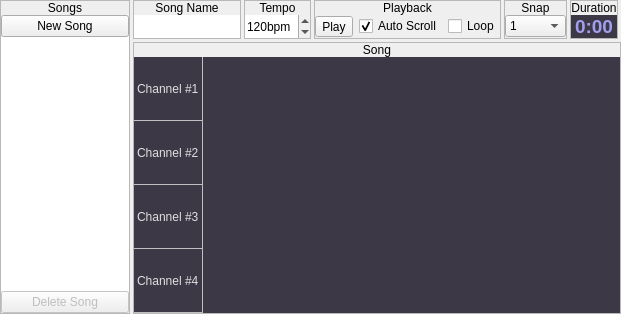
     <widget class="QWidget" name="widget_3" native="true">
      <layout class="QHBoxLayout" name="horizontalLayout_11">
       <property name="spacing">
        <number>3</number>
       </property>
       <property name="leftMargin">
        <number>0</number>
       </property>
       <property name="topMargin">
        <number>0</number>
       </property>
       <property name="rightMargin">
        <number>0</number>
       </property>
       <property name="bottomMargin">
        <number>0</number>
       </property>
       <item>
        <widget class="QFrame" name="frame_10">
         <property name="sizePolicy">
          <sizepolicy hsizetype="Fixed" vsizetype="Preferred">
           <horstretch>0</horstretch>
           <verstretch>0</verstretch>
          </sizepolicy>
         </property>
         <property name="frameShape">
          <enum>QFrame::StyledPanel</enum>
         </property>
         <property name="frameShadow">
          <enum>QFrame::Raised</enum>
         </property>
         <layout class="QVBoxLayout" name="verticalLayout_13">
          <property name="spacing">
           <number>0</number>
          </property>
          <property name="leftMargin">
           <number>0</number>
          </property>
          <property name="topMargin">
           <number>0</number>
          </property>
          <property name="rightMargin">
           <number>0</number>
          </property>
          <property name="bottomMargin">
           <number>0</number>
          </property>
          <item>
           <widget class="QLabel" name="label_14">
            <property name="sizePolicy">
             <sizepolicy hsizetype="Preferred" vsizetype="Fixed">
              <horstretch>0</horstretch>
              <verstretch>0</verstretch>
             </sizepolicy>
            </property>
            <property name="text">
             <string>Songs</string>
            </property>
            <property name="alignment">
             <set>Qt::AlignCenter</set>
            </property>
           </widget>
          </item>
          <item>
           <widget class="QWidget" name="wSongs" native="true">
            <layout class="QVBoxLayout" name="verticalLayout_14">
             <property name="spacing">
              <number>0</number>
             </property>
             <property name="leftMargin">
              <number>0</number>
             </property>
             <property name="topMargin">
              <number>0</number>
             </property>
             <property name="rightMargin">
              <number>0</number>
             </property>
             <property name="bottomMargin">
              <number>0</number>
             </property>
             <item>
              <widget class="QPushButton" name="btnNewSong">
               <property name="text">
                <string>New Song</string>
               </property>
              </widget>
             </item>
             <item>
              <widget class="QListWidget" name="lstSongs">
               <property name="maximumSize">
                <size>
                 <width>128</width>
                 <height>16777215</height>
                </size>
               </property>
               <property name="frameShape">
                <enum>QFrame::NoFrame</enum>
               </property>
              </widget>
             </item>
             <item>
              <widget class="QPushButton" name="btnDeleteSong">
               <property name="enabled">
                <bool>false</bool>
               </property>
               <property name="text">
                <string>Delete Song</string>
               </property>
              </widget>
             </item>
            </layout>
           </widget>
          </item>
         </layout>
        </widget>
       </item>
       <item>
        <widget class="QWidget" name="wSong" native="true">
         <layout class="QVBoxLayout" name="verticalLayout_15">
          <property name="spacing">
           <number>3</number>
          </property>
          <property name="leftMargin">
           <number>0</number>
          </property>
          <property name="topMargin">
           <number>0</number>
          </property>
          <property name="rightMargin">
           <number>0</number>
          </property>
          <property name="bottomMargin">
           <number>0</number>
          </property>
          <item>
           <widget class="QWidget" name="widget_20" native="true">
            <property name="sizePolicy">
             <sizepolicy hsizetype="Preferred" vsizetype="Fixed">
              <horstretch>0</horstretch>
              <verstretch>0</verstretch>
             </sizepolicy>
            </property>
            <layout class="QHBoxLayout" name="horizontalLayout_14">
             <property name="spacing">
              <number>3</number>
             </property>
             <property name="leftMargin">
              <number>0</number>
             </property>
             <property name="topMargin">
              <number>0</number>
             </property>
             <property name="rightMargin">
              <number>0</number>
             </property>
             <property name="bottomMargin">
              <number>0</number>
             </property>
             <item>
              <widget class="QFrame" name="frame_11">
               <property name="sizePolicy">
                <sizepolicy hsizetype="Fixed" vsizetype="Preferred">
                 <horstretch>0</horstretch>
                 <verstretch>0</verstretch>
                </sizepolicy>
               </property>
               <property name="frameShape">
                <enum>QFrame::StyledPanel</enum>
               </property>
               <property name="frameShadow">
                <enum>QFrame::Raised</enum>
               </property>
               <layout class="QVBoxLayout" name="verticalLayout_16">
                <property name="spacing">
                 <number>0</number>
                </property>
                <property name="leftMargin">
                 <number>0</number>
                </property>
                <property name="topMargin">
                 <number>0</number>
                </property>
                <property name="rightMargin">
                 <number>0</number>
                </property>
                <property name="bottomMargin">
                 <number>0</number>
                </property>
                <item>
                 <widget class="QLabel" name="label_16">
                  <property name="sizePolicy">
                   <sizepolicy hsizetype="Preferred" vsizetype="Fixed">
                    <horstretch>0</horstretch>
                    <verstretch>0</verstretch>
                   </sizepolicy>
                  </property>
                  <property name="text">
                   <string>Song Name</string>
                  </property>
                  <property name="alignment">
                   <set>Qt::AlignCenter</set>
                  </property>
                 </widget>
                </item>
                <item>
                 <widget class="QWidget" name="widget_21" native="true">
                  <layout class="QHBoxLayout" name="horizontalLayout_13">
                   <property name="spacing">
                    <number>0</number>
                   </property>
                   <property name="leftMargin">
                    <number>0</number>
                   </property>
                   <property name="topMargin">
                    <number>0</number>
                   </property>
                   <property name="rightMargin">
                    <number>0</number>
                   </property>
                   <property name="bottomMargin">
                    <number>0</number>
                   </property>
                   <item>
                    <widget class="QLineEdit" name="leSongName">
                     <property name="sizePolicy">
                      <sizepolicy hsizetype="Preferred" vsizetype="Preferred">
                       <horstretch>0</horstretch>
                       <verstretch>0</verstretch>
                      </sizepolicy>
                     </property>
                     <property name="frame">
                      <bool>false</bool>
                     </property>
                    </widget>
                   </item>
                  </layout>
                 </widget>
                </item>
               </layout>
              </widget>
             </item>
             <item>
              <widget class="QFrame" name="frame_4">
               <property name="sizePolicy">
                <sizepolicy hsizetype="Fixed" vsizetype="Preferred">
                 <horstretch>0</horstretch>
                 <verstretch>0</verstretch>
                </sizepolicy>
               </property>
               <property name="frameShape">
                <enum>QFrame::StyledPanel</enum>
               </property>
               <property name="frameShadow">
                <enum>QFrame::Raised</enum>
               </property>
               <layout class="QVBoxLayout" name="verticalLayout_5">
                <property name="spacing">
                 <number>0</number>
                </property>
                <property name="leftMargin">
                 <number>0</number>
                </property>
                <property name="topMargin">
                 <number>0</number>
                </property>
                <property name="rightMargin">
                 <number>0</number>
                </property>
                <property name="bottomMargin">
                 <number>0</number>
                </property>
                <item>
                 <widget class="QLabel" name="label_8">
                  <property name="sizePolicy">
                   <sizepolicy hsizetype="Preferred" vsizetype="Fixed">
                    <horstretch>0</horstretch>
                    <verstretch>0</verstretch>
                   </sizepolicy>
                  </property>
                  <property name="text">
                   <string>Tempo</string>
                  </property>
                  <property name="alignment">
                   <set>Qt::AlignCenter</set>
                  </property>
                 </widget>
                </item>
                <item>
                 <widget class="QWidget" name="widget_10" native="true">
                  <layout class="QHBoxLayout" name="horizontalLayout_4">
                   <property name="spacing">
                    <number>0</number>
                   </property>
                   <property name="leftMargin">
                    <number>0</number>
                   </property>
                   <property name="topMargin">
                    <number>0</number>
                   </property>
                   <property name="rightMargin">
                    <number>0</number>
                   </property>
                   <property name="bottomMargin">
                    <number>0</number>
                   </property>
                   <item>
                    <widget class="QSpinBox" name="numSongTempo">
                     <property name="sizePolicy">
                      <sizepolicy hsizetype="Fixed" vsizetype="Preferred">
                       <horstretch>0</horstretch>
                       <verstretch>0</verstretch>
                      </sizepolicy>
                     </property>
                     <property name="frame">
                      <bool>false</bool>
                     </property>
                     <property name="suffix">
                      <string>bpm</string>
                     </property>
                     <property name="minimum">
                      <number>60</number>
                     </property>
                     <property name="maximum">
                      <number>240</number>
                     </property>
                     <property name="singleStep">
                      <number>10</number>
                     </property>
                     <property name="value">
                      <number>120</number>
                     </property>
                    </widget>
                   </item>
                  </layout>
                 </widget>
                </item>
               </layout>
              </widget>
             </item>
             <item>
              <widget class="QFrame" name="frame_5">
               <property name="sizePolicy">
                <sizepolicy hsizetype="Fixed" vsizetype="Preferred">
                 <horstretch>0</horstretch>
                 <verstretch>0</verstretch>
                </sizepolicy>
               </property>
               <property name="frameShape">
                <enum>QFrame::StyledPanel</enum>
               </property>
               <property name="frameShadow">
                <enum>QFrame::Raised</enum>
               </property>
               <layout class="QVBoxLayout" name="verticalLayout_6">
                <property name="spacing">
                 <number>0</number>
                </property>
                <property name="leftMargin">
                 <number>0</number>
                </property>
                <property name="topMargin">
                 <number>0</number>
                </property>
                <property name="rightMargin">
                 <number>0</number>
                </property>
                <property name="bottomMargin">
                 <number>0</number>
                </property>
                <item>
                 <widget class="QLabel" name="label_9">
                  <property name="sizePolicy">
                   <sizepolicy hsizetype="Preferred" vsizetype="Fixed">
                    <horstretch>0</horstretch>
                    <verstretch>0</verstretch>
                   </sizepolicy>
                  </property>
                  <property name="text">
                   <string>Playback</string>
                  </property>
                  <property name="alignment">
                   <set>Qt::AlignCenter</set>
                  </property>
                 </widget>
                </item>
                <item>
                 <widget class="QWidget" name="widget_11" native="true">
                  <layout class="QHBoxLayout" name="horizontalLayout_7">
                   <property name="spacing">
                    <number>6</number>
                   </property>
                   <property name="leftMargin">
                    <number>0</number>
                   </property>
                   <property name="topMargin">
                    <number>0</number>
                   </property>
                   <property name="rightMargin">
                    <number>0</number>
                   </property>
                   <property name="bottomMargin">
                    <number>0</number>
                   </property>
                   <item>
                    <widget class="QToolButton" name="btnPlaySong">
                     <property name="text">
                      <string>Play</string>
                     </property>
                    </widget>
                   </item>
                   <item>
                    <widget class="QCheckBox" name="chkAutoScrollSong">
                     <property name="text">
                      <string>Auto Scroll</string>
                     </property>
                     <property name="checked">
                      <bool>true</bool>
                     </property>
                    </widget>
                   </item>
                   <item>
                    <widget class="QCheckBox" name="chkLoopSong">
                     <property name="text">
                      <string>Loop</string>
                     </property>
                    </widget>
                   </item>
                  </layout>
                 </widget>
                </item>
               </layout>
              </widget>
             </item>
             <item>
              <widget class="QFrame" name="frame_13">
               <property name="sizePolicy">
                <sizepolicy hsizetype="Fixed" vsizetype="Preferred">
                 <horstretch>0</horstretch>
                 <verstretch>0</verstretch>
                </sizepolicy>
               </property>
               <property name="frameShape">
                <enum>QFrame::StyledPanel</enum>
               </property>
               <property name="frameShadow">
                <enum>QFrame::Raised</enum>
               </property>
               <layout class="QVBoxLayout" name="verticalLayout_17">
                <property name="spacing">
                 <number>0</number>
                </property>
                <property name="leftMargin">
                 <number>0</number>
                </property>
                <property name="topMargin">
                 <number>0</number>
                </property>
                <property name="rightMargin">
                 <number>0</number>
                </property>
                <property name="bottomMargin">
                 <number>0</number>
                </property>
                <item>
                 <widget class="QLabel" name="label_7">
                  <property name="sizePolicy">
                   <sizepolicy hsizetype="Preferred" vsizetype="Fixed">
                    <horstretch>0</horstretch>
                    <verstretch>0</verstretch>
                   </sizepolicy>
                  </property>
                  <property name="text">
                   <string>Snap</string>
                  </property>
                  <property name="alignment">
                   <set>Qt::AlignCenter</set>
                  </property>
                 </widget>
                </item>
                <item>
                 <widget class="QWidget" name="widget_22" native="true">
                  <layout class="QHBoxLayout" name="horizontalLayout_15">
                   <property name="spacing">
                    <number>0</number>
                   </property>
                   <property name="leftMargin">
                    <number>0</number>
                   </property>
                   <property name="topMargin">
                    <number>0</number>
                   </property>
                   <property name="rightMargin">
                    <number>0</number>
                   </property>
                   <property name="bottomMargin">
                    <number>0</number>
                   </property>
                   <item>
                    <widget class="QComboBox" name="optPatternSnap">
                     <property name="currentText">
                      <string>1</string>
                     </property>
                     <property name="currentIndex">
                      <number>7</number>
                     </property>
                     <item>
                      <property name="text">
                       <string>1/128</string>
                      </property>
                     </item>
                     <item>
                      <property name="text">
                       <string>1/64</string>
                      </property>
                     </item>
                     <item>
                      <property name="text">
                       <string>1/32</string>
                      </property>
                     </item>
                     <item>
                      <property name="text">
                       <string>1/16</string>
                      </property>
                     </item>
                     <item>
                      <property name="text">
                       <string>1/8</string>
                      </property>
                     </item>
                     <item>
                      <property name="text">
                       <string>1/4</string>
                      </property>
                     </item>
                     <item>
                      <property name="text">
                       <string>1/2</string>
                      </property>
                     </item>
                     <item>
                      <property name="text">
                       <string>1</string>
                      </property>
                     </item>
                    </widget>
                   </item>
                  </layout>
                 </widget>
                </item>
               </layout>
              </widget>
             </item>
             <item>
              <widget class="QFrame" name="frame_6">
               <property name="sizePolicy">
                <sizepolicy hsizetype="Fixed" vsizetype="Preferred">
                 <horstretch>0</horstretch>
                 <verstretch>0</verstretch>
                </sizepolicy>
               </property>
               <property name="frameShape">
                <enum>QFrame::StyledPanel</enum>
               </property>
               <property name="frameShadow">
                <enum>QFrame::Raised</enum>
               </property>
               <layout class="QVBoxLayout" name="verticalLayout_7">
                <property name="spacing">
                 <number>0</number>
                </property>
                <property name="leftMargin">
                 <number>0</number>
                </property>
                <property name="topMargin">
                 <number>0</number>
                </property>
                <property name="rightMargin">
                 <number>0</number>
                </property>
                <property name="bottomMargin">
                 <number>0</number>
                </property>
                <item>
                 <widget class="QLabel" name="label_10">
                  <property name="sizePolicy">
                   <sizepolicy hsizetype="Preferred" vsizetype="Fixed">
                    <horstretch>0</horstretch>
                    <verstretch>0</verstretch>
                   </sizepolicy>
                  </property>
                  <property name="text">
                   <string>Duration</string>
                  </property>
                  <property name="alignment">
                   <set>Qt::AlignCenter</set>
                  </property>
                 </widget>
                </item>
                <item>
                 <widget class="QWidget" name="widget_12" native="true">
                  <layout class="QHBoxLayout" name="horizontalLayout_8">
                   <property name="spacing">
                    <number>0</number>
                   </property>
                   <property name="leftMargin">
                    <number>0</number>
                   </property>
                   <property name="topMargin">
                    <number>0</number>
                   </property>
                   <property name="rightMargin">
                    <number>0</number>
                   </property>
                   <property name="bottomMargin">
                    <number>0</number>
                   </property>
                   <item>
                    <widget class="QLabel" name="lblSongDuration">
                     <property name="font">
                      <font>
                       <family>Liberation Sans</family>
                       <pointsize>14</pointsize>
                       <weight>75</weight>
                       <bold>true</bold>
                      </font>
                     </property>
                     <property name="styleSheet">
                      <string notr="true">background-color: rgb(61, 56, 70);
color: rgb(162, 159, 238);</string>
                     </property>
                     <property name="text">
                      <string>0:00</string>
                     </property>
                     <property name="alignment">
                      <set>Qt::AlignCenter</set>
                     </property>
                    </widget>
                   </item>
                  </layout>
                 </widget>
                </item>
               </layout>
              </widget>
             </item>
             <item>
              <widget class="QFrame" name="frame_12">
               <property name="frameShape">
                <enum>QFrame::StyledPanel</enum>
               </property>
               <property name="frameShadow">
                <enum>QFrame::Raised</enum>
               </property>
              </widget>
             </item>
            </layout>
           </widget>
          </item>
          <item>
           <widget class="QFrame" name="frame">
            <property name="sizePolicy">
             <sizepolicy hsizetype="Preferred" vsizetype="Fixed">
              <horstretch>0</horstretch>
              <verstretch>0</verstretch>
             </sizepolicy>
            </property>
            <property name="frameShape">
             <enum>QFrame::StyledPanel</enum>
            </property>
            <property name="frameShadow">
             <enum>QFrame::Raised</enum>
            </property>
            <layout class="QVBoxLayout" name="verticalLayout">
             <property name="spacing">
              <number>0</number>
             </property>
             <property name="leftMargin">
              <number>0</number>
             </property>
             <property name="topMargin">
              <number>0</number>
             </property>
             <property name="rightMargin">
              <number>0</number>
             </property>
             <property name="bottomMargin">
              <number>0</number>
             </property>
             <item>
              <widget class="QLabel" name="label">
               <property name="sizePolicy">
                <sizepolicy hsizetype="Preferred" vsizetype="Fixed">
                 <horstretch>0</horstretch>
                 <verstretch>0</verstretch>
                </sizepolicy>
               </property>
               <property name="text">
                <string>Song</string>
               </property>
               <property name="alignment">
                <set>Qt::AlignCenter</set>
               </property>
              </widget>
             </item>
             <item>
              <widget class="QWidget" name="widget" native="true">
               <property name="styleSheet">
                <string notr="true">QLabel
{
	border-width: 0px 1px 1px 0px;
	border-style: solid;
	border-color: rgb(192, 192, 192);
}

QWidget
{
	background-color: rgb(61, 56, 70);
	color: rgb(224, 224, 224);
}</string>
               </property>
               <layout class="QGridLayout" name="gridLayout">
                <property name="leftMargin">
                 <number>0</number>
                </property>
                <property name="topMargin">
                 <number>0</number>
                </property>
                <property name="rightMargin">
                 <number>0</number>
                </property>
                <property name="bottomMargin">
                 <number>0</number>
                </property>
                <property name="spacing">
                 <number>0</number>
                </property>
                <item row="0" column="0">
                 <widget class="QLabel" name="label_2">
                  <property name="sizePolicy">
                   <sizepolicy hsizetype="Fixed" vsizetype="Preferred">
                    <horstretch>0</horstretch>
                    <verstretch>0</verstretch>
                   </sizepolicy>
                  </property>
                  <property name="minimumSize">
                   <size>
                    <width>0</width>
                    <height>64</height>
                   </size>
                  </property>
                  <property name="maximumSize">
                   <size>
                    <width>16777215</width>
                    <height>64</height>
                   </size>
                  </property>
                  <property name="text">
                   <string>Channel #1</string>
                  </property>
                 </widget>
                </item>
                <item row="0" column="1" rowspan="4">
                 <widget class="SongEditor" name="wSections" native="true">
                  <property name="minimumSize">
                   <size>
                    <width>0</width>
                    <height>256</height>
                   </size>
                  </property>
                  <property name="maximumSize">
                   <size>
                    <width>16777215</width>
                    <height>256</height>
                   </size>
                  </property>
                  <property name="mouseTracking">
                   <bool>true</bool>
                  </property>
                  <property name="styleSheet">
                   <string notr="true"/>
                  </property>
                 </widget>
                </item>
                <item row="1" column="0">
                 <widget class="QLabel" name="label_3">
                  <property name="sizePolicy">
                   <sizepolicy hsizetype="Fixed" vsizetype="Preferred">
                    <horstretch>0</horstretch>
                    <verstretch>0</verstretch>
                   </sizepolicy>
                  </property>
                  <property name="minimumSize">
                   <size>
                    <width>0</width>
                    <height>64</height>
                   </size>
                  </property>
                  <property name="maximumSize">
                   <size>
                    <width>16777215</width>
                    <height>64</height>
                   </size>
                  </property>
                  <property name="text">
                   <string>Channel #2</string>
                  </property>
                 </widget>
                </item>
                <item row="2" column="0">
                 <widget class="QLabel" name="label_4">
                  <property name="sizePolicy">
                   <sizepolicy hsizetype="Fixed" vsizetype="Preferred">
                    <horstretch>0</horstretch>
                    <verstretch>0</verstretch>
                   </sizepolicy>
                  </property>
                  <property name="minimumSize">
                   <size>
                    <width>0</width>
                    <height>64</height>
                   </size>
                  </property>
                  <property name="maximumSize">
                   <size>
                    <width>16777215</width>
                    <height>64</height>
                   </size>
                  </property>
                  <property name="text">
                   <string>Channel #3</string>
                  </property>
                 </widget>
                </item>
                <item row="3" column="0">
                 <widget class="QLabel" name="label_5">
                  <property name="sizePolicy">
                   <sizepolicy hsizetype="Fixed" vsizetype="Preferred">
                    <horstretch>0</horstretch>
                    <verstretch>0</verstretch>
                   </sizepolicy>
                  </property>
                  <property name="minimumSize">
                   <size>
                    <width>0</width>
                    <height>64</height>
                   </size>
                  </property>
                  <property name="maximumSize">
                   <size>
                    <width>16777215</width>
                    <height>64</height>
                   </size>
                  </property>
                  <property name="text">
                   <string>Channel #4</string>
                  </property>
                 </widget>
                </item>
               </layout>
              </widget>
             </item>
            </layout>
           </widget>
          </item>
         </layout>
        </widget>
       </item>
      </layout>
     </widget>
